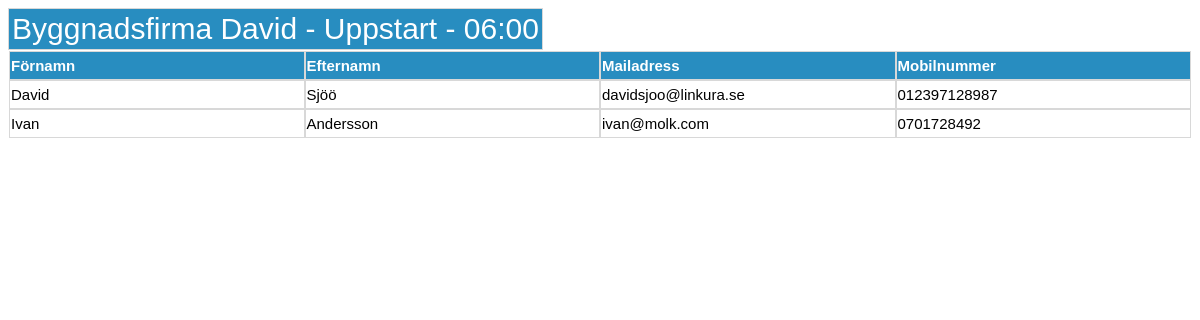
/booking_app/1/1/1/bokningar/, run on an earlier commit of the app's database.
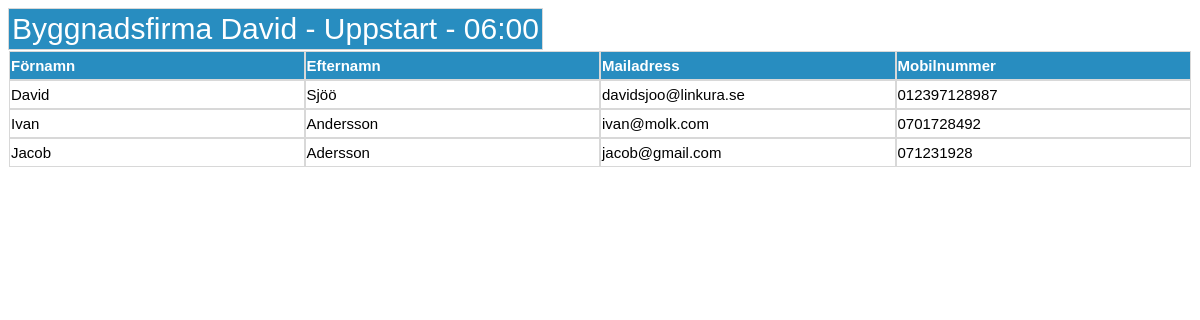
And on a later commit of the database.
### booking_app/models.py (models this page shows, shortened)
class Booking(models.Model):
	time = models.ForeignKey(Time)
	client_firstname = models.CharField(max_length=50)
	client_lastname = models.CharField(max_length=50)
	client_mail = models.EmailField(max_length=100)
	client_phone = models.CharField(max_length=50)

### booking_app/views.py (the view)
# urls.py: url(r'^(?P<customer_id>\d+)/(?P<visit_id>\d+)/(?P<time_id>\d+)/bokningar/$', views.bokningar, name='bokningar'),
def bokningar(request, customer_id, visit_id, time_id):
    visit = get_object_or_404(Visit, pk=visit_id)
    customer = get_object_or_404(Customer, pk=customer_id)
    time = get_object_or_404(Time, pk=time_id)
    return render(request, 'booking_app/bokningar.html', {'visit': visit, 'customer': customer, 'time': time})

### booking_app/templates/booking_app/bokningar.html
<html>
{% load staticfiles %}
<link rel="stylesheet" type="text/css" href="{% static 'booking_app/style.css' %}" />
<head></head>
<body>
<div id="rubrik">{{customer.customer_name}} - {{visit.visit_name}} - {{time.datetime|time:"H:i"}} </div>
<br />
<table>
	<tr>
		<th>Förnamn</th>
		<th>Efternamn</th>
		<th>Mailadress</th>
		<th>Mobilnummer</th>
	</tr>
	{% for booking in time.booking_set.all %}
    <tr>
		<td>{{booking.client_firstname}}</td>
		<td>{{booking.client_lastname}}</td>
        <td>{{booking.client_mail}}</td>
        <td>{{booking.client_phone}}</td>
    </tr>
	{% endfor %}
</table>
</body>
</html>

What changed in the data, as far as the page shows it:
added Booking: client_firstname "Jacob", client_lastname "Adersson", client_mail "jacob@gmail.com", client_phone "071231928"
